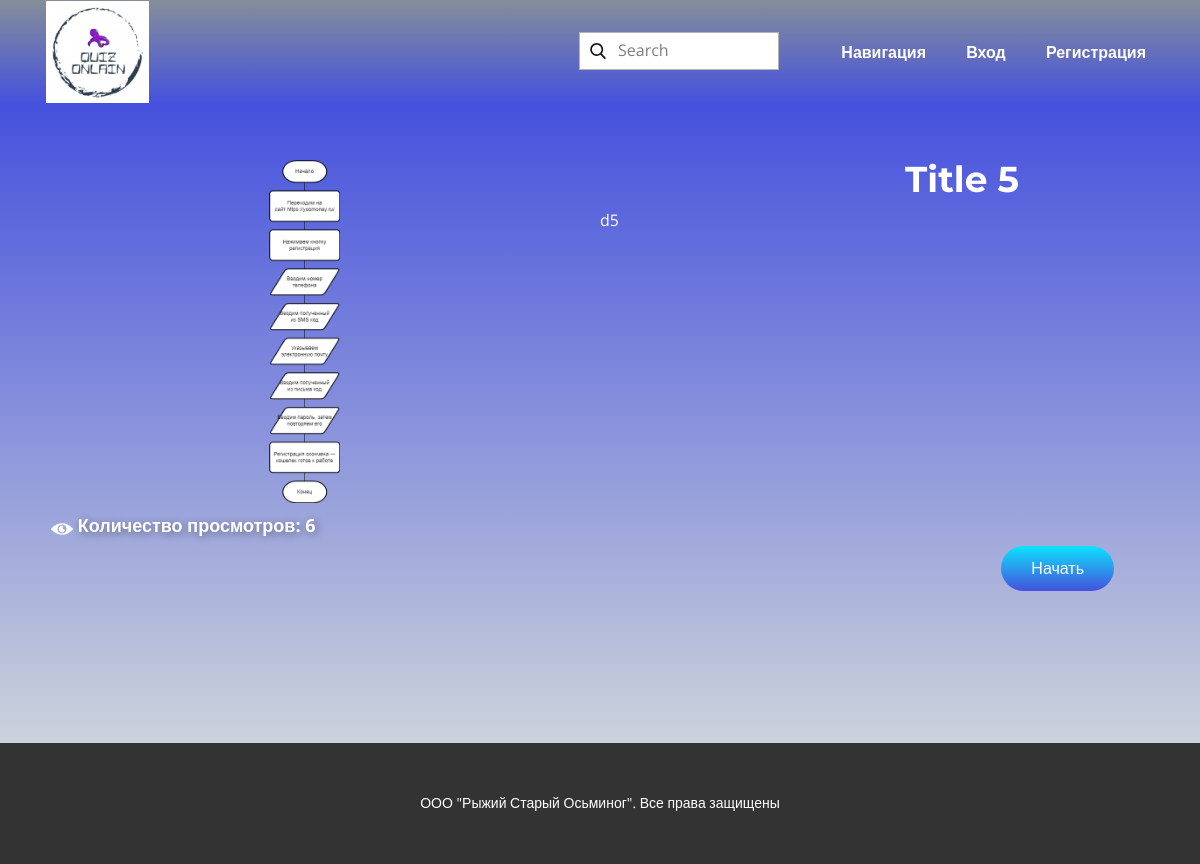
The app's page /quiz?id=5 with its own data.
### default/models.py (models this page shows)
class Quiz(models.Model):
    title = models.CharField(max_length=20)
    description = models.CharField(max_length=255)
    q_count = models.IntegerField()
    date_of_create = models.DateField(auto_now=True)
    user_id = models.ForeignKey(User, on_delete=models.RESTRICT)
    views = models.IntegerField()
    icon = models.ImageField()

### default/views.py (the view)
# urls.py: path('quiz', quiz_view),
def quiz_view(request):
    id=request.GET.get('id')
    post = get_object_or_404(Quiz, id=id)
    context={
        'quiz':{
            "picture": post.icon,
            "rating": post.views,
            "num_complition": post.views,
            "description": post.description,
            "title": post.title,
            'id':post.id
        }
    }
    return render(request, "Просмотр.html",context=context)

### templates/Просмотр.html (shortened to what this page needs)
<!DOCTYPE html>
{% load static %}
<html style="font-size: 16px;" lang="ru">
<head>
    <link rel="stylesheet" href="{% static 'nicepage.css' %}" media="screen">
    <link rel="stylesheet" href="{% static 'Look.css' %}" media="screen">
</head>
<body class="u-body u-xl-mode" data-lang="ru">
    <header class="u-clearfix u-gradient u-header u-header" id="sec-fe69">
        <div class="u-clearfix u-sheet u-valign-middle-xl u-sheet-1">
            <a href="/" class="u-image u-logo u-image-1" data-image-width="509" data-image-height="505">
                <img src="{% static 'images/image-1.png' %}" class="u-logo-image u-logo-image-1">
            </a>
            <nav class="u-menu u-menu-dropdown u-offcanvas u-menu-1" data-responsive-from="MD">
                <div class="u-custom-menu u-nav-container">
                    <ul class="u-nav u-spacing-20 u-unstyled u-nav-1">
                        <li class="u-nav-item">
                            <a class="u-button-style u-nav-link u-text-active-palette-1-light-3 u-text-body-alt-color u-text-hover-palette-5-light-1" data-lang-ru="{&quot;content&quot;:&quot;Главная&quot;,&quot;href&quot;:&quot;/&quot;}" rel="nofollow" style="padding: 10px 8px;">Навигация</a>
                        </li>{% if user.is_authenticated %}
                        <li class="u-nav-item">
                            <a class="u-button-style u-nav-link u-text-active-palette-1-light-3 u-text-body-alt-color u-text-hover-palette-5-light-1" href="create" data-lang-ru="{&quot;content&quot;:&quot;Создание&quot;,&quot;href&quot;:&quot;create&quot;}" style="padding: 10px 8px;"><img src="{% static 'images/5932110.png' %}" style="width: 40px; height:40px"></a>
                        </li>
                        <li class="u-nav-item">
                            <a class="u-button-style u-nav-link u-text-active-palette-1-light-3 u-text-body-alt-color u-text-hover-palette-5-light-1" href="cabinet" data-lang-ru="{&quot;content&quot;:&quot;Кабинет&quot;,&quot;href&quot;:&quot;cabinet&quot;}" style="padding: 10px 8px;"><img src="{% static 'images/56745-bf48a6ba.png' %}" style="width: 40px; height:40px"></a>
                        </li>
                        {% else %}
                        <li class="u-nav-item">
                            <a class="u-button-style u-nav-link u-text-active-palette-1-light-3 u-text-body-alt-color u-text-hover-palette-5-light-1" href="login" data-lang-ru="{&quot;content&quot;:&quot;О нас&quot;,&quot;href&quot;:&quot;login&quot;}" style="padding: 10px 8px;">Вход</a>
                        </li>
                        <li class="u-nav-item">
                            <a class="u-button-style u-nav-link u-text-active-palette-1-light-3 u-text-body-alt-color u-text-hover-palette-5-light-1" href="registry" data-lang-ru="{&quot;content&quot;:&quot;Контакты&quot;,&quot;href&quot;:&quot;registry&quot;}" style="padding: 10px 8px;">Регистрация</a>
                        </li>
                        {% endif %}
                    </ul>
                </div>
            </nav>
            <form action="#" method="get" class="u-border-1 u-border-grey-30 u-search u-search-left u-white u-search-1">
                <button class="u-search-button" type="submit">
                    <span class="u-search-icon u-spacing-10">
                        <svg class="u-svg-link" preserveAspectRatio="xMidYMin slice" viewBox="0 0 56.966 56.966"><use xlink:href="#svg-8230"></use></svg>
                    </span>
                </button>
                <input class="u-search-input" type="search" name="search" value="" placeholder="Search" onclick="location.href = 'all_quiz'">
            </form>
        </div>
    </header>
    <section class="u-clearfix u-gradient u-section-1" id="sec-ce8e">
        <div class="u-clearfix u-sheet u-sheet-1">
            <h2 class="u-text u-text-body-alt-color u-text-default u-text-1">{{quiz.title}}</h2>
            <img class="u-expanded-width-xs u-image u-image-round u-radius-10 u-image-1" src={% static quiz.picture %} style="object-fit:contain" alt="" data-image-width="5616" data-image-height="3744">
            <p class="u-text u-text-body-alt-color u-text-2">
                {{quiz.description}}<br>
            </p>
            <p class="u-text u-text-body-alt-color u-text-default-xl u-text-3">
                <span class="u-file-icon u-icon u-text-white u-icon-1"><img src="{% static 'images/535193-8caecf2f.png' %}" alt=""></span>&nbsp;Количество просмотров: {{quiz.num_complition}}
            </p>
            <a href="/q?id={{quiz.id}}&page=1" class="u-border-none u-btn u-btn-round u-button-style u-gradient u-none u-radius-50 u-text-body-alt-color u-btn-1">Начать</a>
        </div>
    </section>
    <footer class="u-align-center u-clearfix u-footer u-grey-80 u-footer" id="sec-9c10">
        <div class="u-clearfix u-sheet u-valign-middle-xs u-sheet-1">
            <p class="u-small-text u-text u-text-variant u-text-1" data-lang-ru="Sample text. Click to select the text box. Click again or double click to start editing the text.">ООО "Рыжий Старый Осьминог". Все права защищены</p>
        </div>
    </footer>
</body>
</html>

### static/Look.css (style rules this page uses)
.u-section-1 { background-image: linear-gradient(#4551dd, #ccd3db); }
.u-section-1 .u-sheet-1 { min-height: 639px; }
.u-section-1 .u-text-1 { font-size: 2.25rem; margin: 56px 151px 0 auto; }
.u-section-1 .u-image-1 { width: 549px; height: 343px; margin: -40px auto 0 0; }
.u-section-1 .u-text-2 { margin: -295px 56px 0 570px; }
.u-section-1 .u-text-3 { font-size: 1.125rem; font-weight: 700; background-image: none; text-shadow: 2px 2px 8px rgba(0,0,0,0.4); margin: 277px auto 0 21px; }
.u-section-1 .u-icon-1 { font-size: 1.2223em; }
.u-section-1 .u-btn-1 { background-image: linear-gradient(rgba(4,230,255,0.94), #4551dd); margin: 0 56px 60px auto; }

### records on screen
Quiz: title "Title 5", icon (picture), description "d5"

### other values on screen
{{ quiz.num_complition }} "6"
